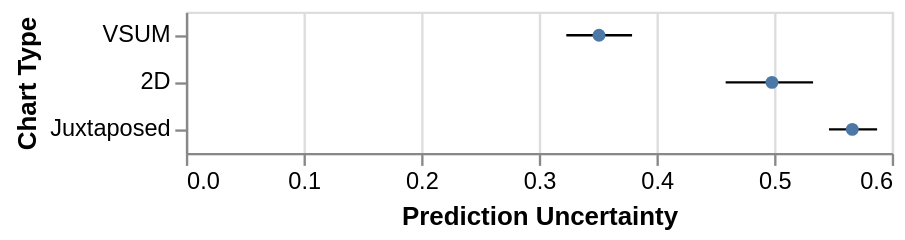

Specify this chart in Vega-Lite:
### Vega-Lite specification from a JSON file in a GitHub repository (floating-point values rounded to 4 significant figures)
{"$schema": "https://vega.github.io/schema/vega-lite/v2.json", "data": {"values": [{"type": "2D", "mean": 0.4981, "ci1": 0.4588, "ci2": 0.5331}, {"type": "VSUM", "mean": 0.3511, "ci1": 0.3233, "ci2": 0.3792}, {"type": "Juxtaposed", "mean": 0.5664, "ci1": 0.5466, "ci2": 0.5875}]}, "layer": [{"mark": "rule", "encoding": {"y": {"field": "type", "type": "ordinal", "title": "Chart Type", "scale": {"domain": ["VSUM", "2D", "Juxtaposed"]}}, "x": {"field": "ci1", "type": "quantitative", "title": "Prediction Uncertainty", "axis": {"format": ".1f"}, "scale": {"zero": true}}, "x2": {"field": "ci2", "type": "quantitative"}}}, {"mark": "circle", "encoding": {"y": {"field": "type", "type": "ordinal", "scale": {"domain": ["Juxtaposed", "2D", "VSUM"]}}, "x": {"field": "mean", "type": "quantitative"}, "opacity": {"value": 1}}}]}
